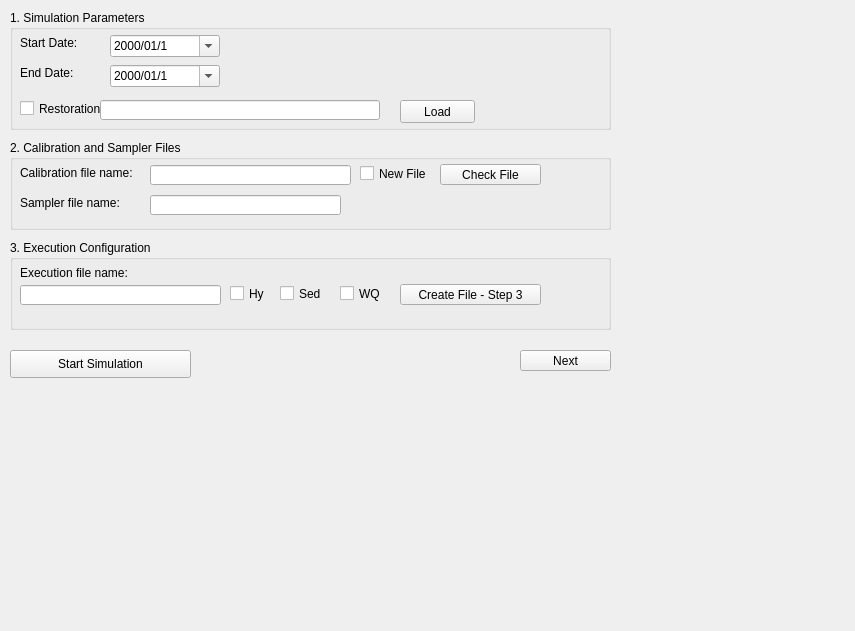
            <widget class="QWidget" name="page_dynamic_simulation">
             <property name="geometry">
              <rect>
               <x>0</x>
               <y>0</y>
               <width>855</width>
               <height>631</height>
              </rect>
             </property>
             <attribute name="label">
              <string>Option - 2B Dynamic Scenario - Simulation</string>
             </attribute>
             <widget class="QGroupBox" name="groupBox_sim_params">
              <property name="geometry">
               <rect>
                <x>10</x>
                <y>10</y>
                <width>601</width>
                <height>120</height>
               </rect>
              </property>
              <property name="title">
               <string>1. Simulation Parameters</string>
              </property>
              <widget class="QLabel" name="label_dyn_start_date">
               <property name="geometry">
                <rect>
                 <x>10</x>
                 <y>25</y>
                 <width>80</width>
                 <height>16</height>
                </rect>
               </property>
               <property name="text">
                <string>Start Date:</string>
               </property>
              </widget>
              <widget class="QDateEdit" name="start_date_s_nbs_dyn">
               <property name="geometry">
                <rect>
                 <x>100</x>
                 <y>25</y>
                 <width>110</width>
                 <height>22</height>
                </rect>
               </property>
               <property name="currentSection">
                <enum>QDateTimeEdit::YearSection</enum>
               </property>
               <property name="displayFormat">
                <string>yyyy/MM/d</string>
               </property>
               <property name="calendarPopup">
                <bool>true</bool>
               </property>
               <property name="timeSpec">
                <enum>Qt::LocalTime</enum>
               </property>
              </widget>
              <widget class="QLabel" name="label_dyn_end_date">
               <property name="geometry">
                <rect>
                 <x>10</x>
                 <y>55</y>
                 <width>80</width>
                 <height>16</height>
                </rect>
               </property>
               <property name="text">
                <string>End Date:</string>
               </property>
              </widget>
              <widget class="QDateEdit" name="end_date_s_nbs_dyn">
               <property name="geometry">
                <rect>
                 <x>100</x>
                 <y>55</y>
                 <width>110</width>
                 <height>22</height>
                </rect>
               </property>
               <property name="currentSection">
                <enum>QDateTimeEdit::YearSection</enum>
               </property>
               <property name="displayFormat">
                <string>yyyy/MM/d</string>
               </property>
               <property name="calendarPopup">
                <bool>true</bool>
               </property>
               <property name="timeSpec">
                <enum>Qt::LocalTime</enum>
               </property>
              </widget>
              <widget class="QCheckBox" name="Check_restoration">
               <property name="geometry">
                <rect>
                 <x>10</x>
                 <y>90</y>
                 <width>81</width>
                 <height>17</height>
                </rect>
               </property>
               <property name="text">
                <string>Restoration</string>
               </property>
              </widget>
              <widget class="QLineEdit" name="Path_Excel_Restauration">
               <property name="geometry">
                <rect>
                 <x>90</x>
                 <y>90</y>
                 <width>280</width>
                 <height>20</height>
                </rect>
               </property>
              </widget>
              <widget class="QPushButton" name="Button_Load_Restauration">
               <property name="geometry">
                <rect>
                 <x>390</x>
                 <y>90</y>
                 <width>75</width>
                 <height>23</height>
                </rect>
               </property>
               <property name="text">
                <string>Load</string>
               </property>
              </widget>
             </widget>
             <widget class="QGroupBox" name="groupBox_calibration_files">
              <property name="geometry">
               <rect>
                <x>10</x>
                <y>140</y>
                <width>601</width>
                <height>90</height>
               </rect>
              </property>
              <property name="title">
               <string>2. Calibration and Sampler Files</string>
              </property>
              <widget class="QLabel" name="label_dyn_calibration_2">
               <property name="geometry">
                <rect>
                 <x>10</x>
                 <y>25</y>
                 <width>130</width>
                 <height>16</height>
                </rect>
               </property>
               <property name="text">
                <string>Calibration file name:</string>
               </property>
              </widget>
              <widget class="QLineEdit" name="name_calibration_file_dyn_2">
               <property name="geometry">
                <rect>
                 <x>140</x>
                 <y>25</y>
                 <width>201</width>
                 <height>20</height>
                </rect>
               </property>
              </widget>
              <widget class="QCheckBox" name="Check_Base_File_3_dyn_2">
               <property name="geometry">
                <rect>
                 <x>350</x>
                 <y>25</y>
                 <width>71</width>
                 <height>17</height>
                </rect>
               </property>
               <property name="text">
                <string>New File</string>
               </property>
              </widget>
              <widget class="QPushButton" name="Check_Files_cal_nbs_dyn_2">
               <property name="geometry">
                <rect>
                 <x>430</x>
                 <y>24</y>
                 <width>101</width>
                 <height>21</height>
                </rect>
               </property>
               <property name="text">
                <string>Check File</string>
               </property>
              </widget>
              <widget class="QLabel" name="label_dyn_sampler_2">
               <property name="geometry">
                <rect>
                 <x>10</x>
                 <y>55</y>
                 <width>130</width>
                 <height>16</height>
                </rect>
               </property>
               <property name="text">
                <string>Sampler file name:</string>
               </property>
              </widget>
              <widget class="QLineEdit" name="sampler_file_name_Nbs_dyn_2">
               <property name="geometry">
                <rect>
                 <x>140</x>
                 <y>55</y>
                 <width>191</width>
                 <height>20</height>
                </rect>
               </property>
              </widget>
             </widget>
             <widget class="QGroupBox" name="groupBox_execution">
              <property name="geometry">
               <rect>
                <x>10</x>
                <y>240</y>
                <width>601</width>
                <height>90</height>
               </rect>
              </property>
              <property name="title">
               <string>3. Execution Configuration</string>
              </property>
              <widget class="QLabel" name="label_dyn_execution_2">
               <property name="geometry">
                <rect>
                 <x>10</x>
                 <y>25</y>
                 <width>130</width>
                 <height>16</height>
                </rect>
               </property>
               <property name="text">
                <string>Execution file name:</string>
               </property>
              </widget>
              <widget class="QLineEdit" name="name_Execution_Nbs_dyn_2">
               <property name="geometry">
                <rect>
                 <x>10</x>
                 <y>45</y>
                 <width>201</width>
                 <height>20</height>
                </rect>
               </property>
              </widget>
              <widget class="QCheckBox" name="Hydro_Model_2_dyn_2">
               <property name="geometry">
                <rect>
                 <x>220</x>
                 <y>45</y>
                 <width>40</width>
                 <height>17</height>
                </rect>
               </property>
               <property name="text">
                <string>Hy</string>
               </property>
              </widget>
              <widget class="QCheckBox" name="Sediments_Model_2_dyn_2">
               <property name="geometry">
                <rect>
                 <x>270</x>
                 <y>45</y>
                 <width>50</width>
                 <height>17</height>
                </rect>
               </property>
               <property name="text">
                <string>Sed</string>
               </property>
              </widget>
              <widget class="QCheckBox" name="Water_Q_Model_2_dyn_2">
               <property name="geometry">
                <rect>
                 <x>330</x>
                 <y>45</y>
                 <width>50</width>
                 <height>17</height>
                </rect>
               </property>
               <property name="text">
                <string>WQ</string>
               </property>
              </widget>
              <widget class="QPushButton" name="Create_File_Exe_dyn_2">
               <property name="geometry">
                <rect>
                 <x>390</x>
                 <y>44</y>
                 <width>141</width>
                 <height>21</height>
                </rect>
               </property>
               <property name="text">
                <string>Create File - Step 3</string>
               </property>
              </widget>
             </widget>
             <widget class="QPushButton" name="Run_Simulation_NbS_dyn_2">
              <property name="geometry">
               <rect>
                <x>10</x>
                <y>350</y>
                <width>181</width>
                <height>28</height>
               </rect>
              </property>
              <property name="text">
               <string>Start Simulation</string>
              </property>
             </widget>
             <widget class="QPushButton" name="Button_Step_s4_2">
              <property name="geometry">
               <rect>
                <x>520</x>
                <y>350</y>
                <width>91</width>
                <height>21</height>
               </rect>
              </property>
              <property name="text">
               <string>Next</string>
              </property>
             </widget>
            </widget>
